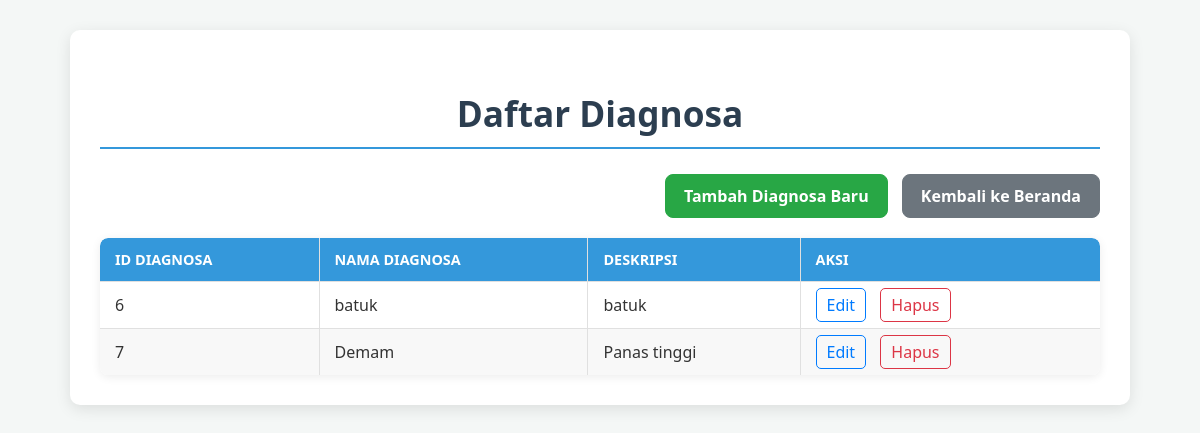
/diagnosa/index.php, run on the app's committed database.
### tables this page shows
CREATE TABLE `diagnosa` (
  `id_diagnosa` int(11) NOT NULL,
  `nama_diagnosa` varchar(255) NOT NULL,
  `deskripsi_diagnosa` text DEFAULT NULL
);

### diagnosa/index.php (the view, shortened to what this page needs)
<?php include '../db.php'; ?>
<!DOCTYPE html>
<html>
<head>
</head>
<body>
    <div class="container">
        <h2>Daftar Diagnosa</h2>
        <div class="action-buttons">
            <a href="create.php" class="add-button">Tambah Diagnosa Baru</a>
            <a href="../index.php" class="back-button">Kembali ke Beranda</a>
        </div>
        <table>
            <thead>
                <tr>
                    <th>ID Diagnosa</th>
                    <th>Nama Diagnosa</th>
                    <th>Deskripsi</th>
                    <th>Aksi</th>
                </tr>
            </thead>
            <tbody>
                <?php
                $result = $conn->query("SELECT * FROM Diagnosa ORDER BY nama_diagnosa ASC");
                if ($result->num_rows > 0) {
                    while ($row = $result->fetch_assoc()):
                ?>
                <tr>
                    <td><?= $row['id_diagnosa']; ?></td>
                    <td><?= htmlspecialchars($row['nama_diagnosa']); ?></td>
                    <td><?= htmlspecialchars(substr($row['deskripsi_diagnosa'], 0, 100)); ?><?= (strlen($row['deskripsi_diagnosa']) > 100) ? '...' : ''; ?></td>
                    <td class="action-links">
                        <a href="edit.php?id=<?= $row['id_diagnosa']; ?>">Edit</a>
                        <a href="delete.php?id=<?= $row['id_diagnosa']; ?>" onclick="return confirm('Yakin ingin menghapus diagnosa ini? Konsultasi yang menggunakan diagnosa ini akan kehilangan referensinya.')">Hapus</a>
                    </td>
                </tr>
                <?php
                    endwhile;
                } else {
                    echo "<tr><td colspan='4' style='text-align: center;'>Tidak ada data diagnosa.</td></tr>";
                }
                ?>
            </tbody>
        </table>
    </div>
</body>
</html>

### diagnosa/index.php (style rules this page uses)
body { font-family: 'Segoe UI', Tahoma, Geneva, Verdana, sans-serif; margin: 0; padding: 0; background-color: #f4f7f6; color: #333; display: flex; justify-content: center; align-items: flex-start; min-height: 100vh; }
.container { width: 95%; max-width: 1000px; background-color: #ffffff; padding: 30px; border-radius: 10px; box-shadow: 0 4px 15px rgba(0, 0, 0, 0.1); margin-top: 30px; margin-bottom: 30px; }
h2 { text-align: center; color: #2c3e50; margin-bottom: 25px; font-size: 2.2em; border-bottom: 2px solid #3498db; padding-bottom: 10px; display: inline-block; width: 100%; }
.action-buttons { margin-bottom: 20px; text-align: right; }
.action-buttons a { text-decoration: none; color: #ffffff; font-weight: bold; padding: 10px 18px; border-radius: 8px; transition: all 0.3s ease; display: inline-block; margin-left: 10px; }
.add-button { background-color: #28a745; border: 1px solid #28a745; }
.back-button { background-color: #6c757d; border: 1px solid #6c757d; }
table { width: 100%; border-collapse: separate; border-spacing: 0; margin-top: 20px; border-radius: 8px; overflow: hidden; box-shadow: 0 2px 10px rgba(0, 0, 0, 0.08); }
th, td { padding: 12px 15px; text-align: left; border-bottom: 1px solid #e0e0e0; border-right: 1px solid #e0e0e0; }
th { background-color: #3498db; color: white; font-weight: 600; text-transform: uppercase; font-size: 0.9em; }
th:last-child, td:last-child { border-right: none; }
th:first-child { border-top-left-radius: 8px; }
th:last-child { border-top-right-radius: 8px; }
tbody tr:nth-child(even) { background-color: #f8f8f8; }
tbody tr:last-child td { border-bottom: none; }
.action-links a { margin-right: 10px; text-decoration: none; font-weight: 500; padding: 5px 10px; border-radius: 5px; transition: background-color 0.2s ease, color 0.2s ease; }
.action-links a[href*="edit.php"] { color: #007bff; border: 1px solid #007bff; }
.action-links a[href*="delete.php"] { color: #dc3545; border: 1px solid #dc3545; }

### data on the page
diagnosa: id_diagnosa "6", nama_diagnosa "batuk", deskripsi_diagnosa "batuk"
diagnosa: id_diagnosa "7", nama_diagnosa "Demam", deskripsi_diagnosa "Panas tinggi"
